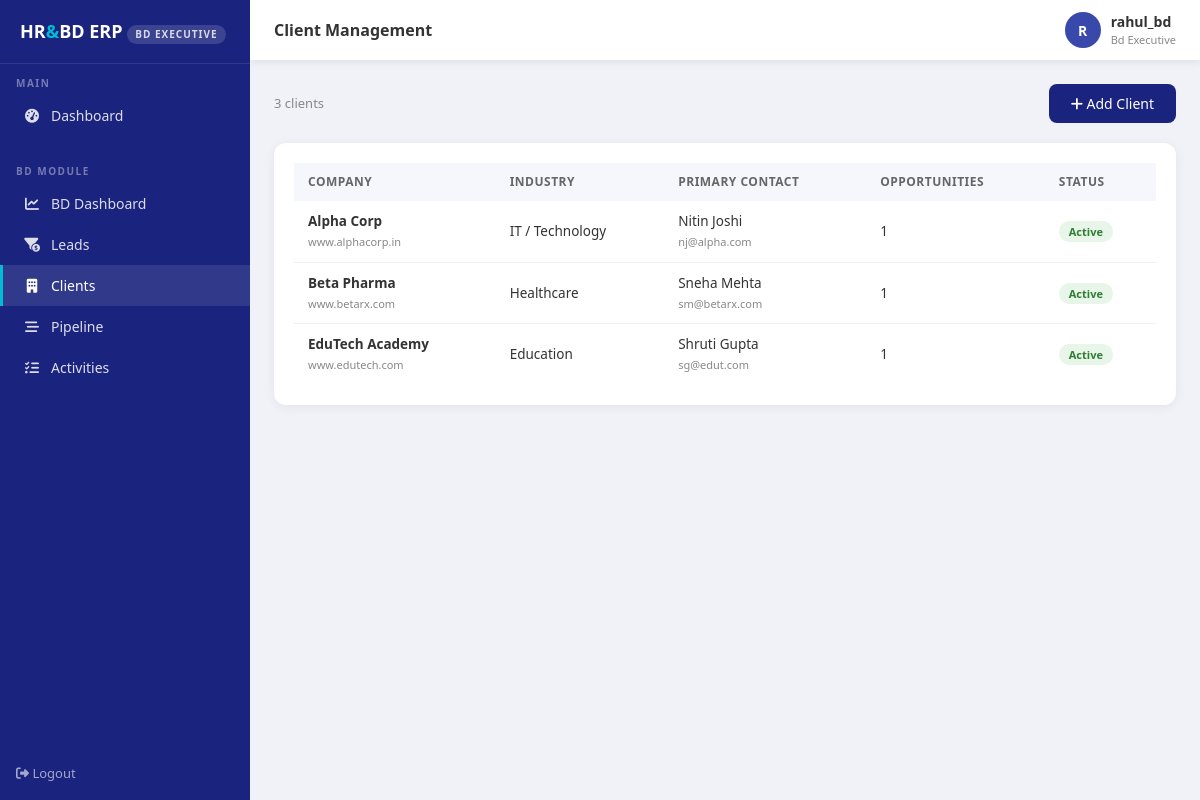
Screenshot of /bd/clients (signed in) with the database file from the repository.
### app/models/models.py (models this page shows, shortened)
class User(UserMixin, db.Model):
    __tablename__ = 'users'
    id            = db.Column(db.Integer, primary_key=True)
    username      = db.Column(db.String(80),  unique=True, nullable=False)
    email         = db.Column(db.String(120), unique=True, nullable=False)
    password_hash = db.Column(db.String(256))
    role          = db.Column(db.String(20),  default='employee')
    employee_id   = db.Column(db.Integer, db.ForeignKey('employees.id'), nullable=True)
    is_active     = db.Column(db.Boolean, default=True)
    created_at    = db.Column(db.DateTime, default=datetime.utcnow)

class Client(db.Model):
    __tablename__ = 'clients'
    id           = db.Column(db.Integer, primary_key=True)
    company_name = db.Column(db.String(150), nullable=False)
    industry     = db.Column(db.String(100))
    website      = db.Column(db.String(200))
    address      = db.Column(db.Text)
    status       = db.Column(db.String(20), default='active')
    created_at   = db.Column(db.DateTime, default=datetime.utcnow)
    contacts      = db.relationship('Contact',     backref='client', lazy=True)
    opportunities = db.relationship('Opportunity', backref='client', lazy=True)

class Contact(db.Model):
    __tablename__ = 'contacts'
    id          = db.Column(db.Integer, primary_key=True)
    client_id   = db.Column(db.Integer, db.ForeignKey('clients.id'), nullable=False)
    name        = db.Column(db.String(100), nullable=False)
    designation = db.Column(db.String(100))
    email       = db.Column(db.String(120))
    phone       = db.Column(db.String(15))
    is_primary  = db.Column(db.Boolean, default=False)
    created_at  = db.Column(db.DateTime, default=datetime.utcnow)

### app/routes/bd.py (the view)
@bd_bp.route('/bd/clients')
@login_required
@bd_only
def clients():
    return render_template('bd/clients.html',
                           clients=_svc.get_all_clients())

### app/repositories/bd_repository.py (called while the page is built)
    def get_all(self):
        return Client.query.order_by(Client.company_name).all()

### app/services/bd_service.py (called while the page is built)
    def get_all_clients(self):
        return self.client_repo.get_all()

### app/utils/rbac.py (called while the page is built)
def roles_required(*roles):
    def decorator(f):
        @wraps(f)
        def decorated_function(*args, **kwargs):
            if current_user.role not in roles:
                return render_template('errors/403.html'), 403
            return f(*args, **kwargs)
        return decorated_function
    return decorator

### app/templates/bd/clients.html (shortened to what this page needs)
{% extends "base.html" %}
{% block page_title %}Client Management{% endblock %}
{% block content %}
<div style="display:flex;justify-content:space-between;align-items:center;margin-bottom:20px;">
  <div style="font-size:13px;color:#888;">{{ clients|length }} clients</div>
  <a href="{{ url_for('bd.add_client') }}" class="btn-primary-custom" style="text-decoration:none;"><i class="fas fa-plus"></i> Add Client</a>
</div>
<div class="table-card">
  <table>
    <thead><tr><th>Company</th><th>Industry</th><th>Primary Contact</th><th>Opportunities</th><th>Status</th></tr></thead>
    <tbody>
      {% for c in clients %}
      <tr>
        <td>
          <b>{{ c.company_name }}</b><br>
          <span style="font-size:11px;color:#888;">{{ c.website or '' }}</span>
        </td>
        <td>{{ c.industry or '—' }}</td>
        <td>
          {% set primary = c.contacts | selectattr('is_primary') | first %}
          {% if primary %}
            {{ primary.name }}<br>
            <span style="font-size:11px;color:#888;">{{ primary.email or '' }}</span>
          {% else %}—{% endif %}
        </td>
        <td>{{ c.opportunities | length }}</td>
        <td><span class="badge-status badge-{{ c.status }}">{{ c.status.title() }}</span></td>
      </tr>
      {% else %}
      <tr><td colspan="5" style="text-align:center;color:#aaa;padding:30px;">No clients yet. <a href="{{ url_for('bd.add_client') }}">Add one</a></td></tr>
      {% endfor %}
    </tbody>
  </table>
</div>
{% endblock %}

### app/templates/base.html (shortened to what this page needs)
<!DOCTYPE html>
<html lang="en">
<head>
  <link rel="stylesheet" href="https://cdnjs.cloudflare.com/ajax/libs/font-awesome/6.4.0/css/all.min.css">
  <link rel="stylesheet" href="https://cdnjs.cloudflare.com/ajax/libs/bootstrap/5.3.0/css/bootstrap.min.css">
</head>
<body>
<nav class="sidebar">
  <div class="sidebar-brand">
    HR<span>&</span>BD ERP
    <div class="role-badge">{{ current_user.role.replace('_',' ') }}</div>
  </div>
  <div class="sidebar-section">Main</div>
  <ul class="sidebar-menu">
    <li><a href="{{ url_for('dashboard.index') }}"
           class="{{ 'active' if request.endpoint == 'dashboard.index' }}">
      <i class="fas fa-tachometer-alt"></i> Dashboard
    </a></li>
  </ul>
  {% if current_user.role in ('admin', 'bd_manager', 'bd_executive') %}
  <div class="sidebar-section">BD Module</div>
  <ul class="sidebar-menu">
    <li><a href="{{ url_for('bd.index') }}"
           class="{{ 'active' if request.endpoint == 'bd.index' }}">
      <i class="fas fa-chart-line"></i> BD Dashboard
    </a></li>
    <li><a href="{{ url_for('bd.leads') }}"
           class="{{ 'active' if request.endpoint in ['bd.leads','bd.add_lead'] }}">
      <i class="fas fa-funnel-dollar"></i> Leads
    </a></li>
    <li><a href="{{ url_for('bd.clients') }}"
           class="{{ 'active' if request.endpoint in ['bd.clients','bd.add_client'] }}">
      <i class="fas fa-building"></i> Clients
    </a></li>
    <li><a href="{{ url_for('bd.pipeline') }}"
           class="{{ 'active' if 'pipeline' in request.endpoint or 'opportunity' in request.endpoint }}">
      <i class="fas fa-stream"></i> Pipeline
    </a></li>
    <li><a href="{{ url_for('bd.activities') }}"
           class="{{ 'active' if 'activit' in request.endpoint }}">
      <i class="fas fa-tasks"></i> Activities
    </a></li>
  </ul>
  {% endif %}
  <div style="margin-top:auto;padding:16px;">
    <a href="{{ url_for('auth.logout') }}"
       style="color:rgba(255,255,255,0.6);font-size:13px;text-decoration:none;">
      <i class="fas fa-sign-out-alt"></i> Logout
    </a>
  </div>
</nav>
<div class="topbar">
  <div class="topbar-title">{% block page_title %}Dashboard{% endblock %}</div>
  <div class="topbar-user">
    <div class="avatar">{{ current_user.username[0].upper() }}</div>
    <div>
      <div style="font-weight:600;font-size:14px;">{{ current_user.username }}</div>
      <div style="font-size:11px;color:#888;">
        {{ current_user.role.replace('_',' ').title() }}
      </div>
    </div>
  </div>
</div>
<div class="main-content">
  {% block content %}{% endblock %}
</div>
</body>
</html>

### app/templates/base.html (style rules this page uses)
:root { --primary: #1a237e; --primary-light: #3949ab; --accent: #00bcd4; --sidebar-width: 250px; --topbar-h: 60px; --body-bg: #f0f2f8; }
* { box-sizing: border-box; margin: 0; padding: 0; }
body { font-family: 'Segoe UI', sans-serif; background: var(--body-bg); color: #333; }
.sidebar { position: fixed; top: 0; left: 0; width: var(--sidebar-width); height: 100vh; background: var(--primary); display: flex; flex-direction: column; z-index: 1000; overflow-y: auto; }
.sidebar-brand { padding: 18px 20px; border-bottom: 1px solid rgba(255,255,255,0.1); color: white; font-size: 18px; font-weight: 700; }
.sidebar-brand span { color: var(--accent); }
.role-badge { font-size: 10px; background: rgba(255,255,255,0.15); color: rgba(255,255,255,0.8); padding: 2px 8px; border-radius: 10px; margin-top: 4px; display: inline-block; text-transform: uppercase; letter-spacing: 1px; }
.sidebar-section { padding: 12px 16px 4px; font-size: 10px; text-transform: uppercase; letter-spacing: 1.5px; color: rgba(255,255,255,0.4); font-weight: 600; }
.sidebar-menu { list-style: none; padding: 0; }
.sidebar-menu li a { display: flex; align-items: center; gap: 10px; padding: 10px 20px; color: rgba(255,255,255,0.85); text-decoration: none; font-size: 14px; transition: all 0.2s; border-left: 3px solid transparent; }
.sidebar-menu li a:hover, .sidebar-menu li a.active { background: rgba(255,255,255,0.1); color: white; border-left-color: var(--accent); }
.sidebar-menu li a i { width: 18px; text-align: center; }
.topbar { position: fixed; top: 0; left: var(--sidebar-width); right: 0; height: var(--topbar-h); background: white; display: flex; align-items: center; justify-content: space-between; padding: 0 24px; box-shadow: 0 2px 8px rgba(0,0,0,0.08); z-index: 999; }
.topbar-title { font-size: 16px; font-weight: 600; color: #333; }
.topbar-user { display: flex; align-items: center; gap: 10px; font-size: 14px; }
.topbar-user .avatar { width: 36px; height: 36px; background: var(--primary-light); border-radius: 50%; display: flex; align-items: center; justify-content: center; color: white; font-weight: 600; }
.main-content { margin-left: var(--sidebar-width); margin-top: var(--topbar-h); padding: 24px; min-height: calc(100vh - var(--topbar-h)); }
.table-card { background: white; border-radius: 12px; padding: 20px; box-shadow: 0 2px 12px rgba(0,0,0,0.06); }
table { width: 100%; border-collapse: collapse; }
table th { background: #f5f7fc; font-size: 12px; text-transform: uppercase; letter-spacing: 0.5px; color: #666; padding: 10px 14px; }
table td { padding: 10px 14px; font-size: 13.5px; border-bottom: 1px solid #f0f0f0; }
table tbody tr:last-child td { border-bottom: none; }
.badge-status { padding: 3px 10px; border-radius: 20px; font-size: 11px; font-weight: 600; }
.badge-active { background: #e8f5e9; color: #2e7d32; }
.btn-primary-custom { background: var(--primary); color: white; border: none; padding: 9px 22px; border-radius: 8px; font-size: 14px; cursor: pointer; font-weight: 500; transition: background 0.2s; }

### rows the page displays
User: role.replace "BD EXECUTIVE", username "R", username "rahul_bd", role.replace "Bd Executive"
Client: company_name "Alpha Corp", website "www.alphacorp.in", industry "IT / Technology", opportunities|length "1", status "Active"
Contact: name "Nitin Joshi", email "nj@alpha.com"
Client: company_name "Beta Pharma", website "www.betarx.com", industry "Healthcare", opportunities|length "1", status "Active"
Contact: name "Sneha Mehta", email "sm@betarx.com"
Client: company_name "EduTech Academy", website "www.edutech.com", industry "Education", opportunities|length "1", status "Active"
Contact: name "Shruti Gupta", email "sg@edut.com"

### other values shown
{{ clients|length }} "3"
